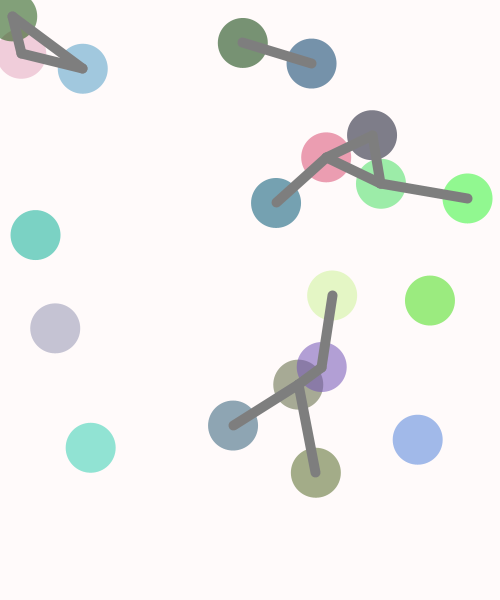
Frame 1 (no input)
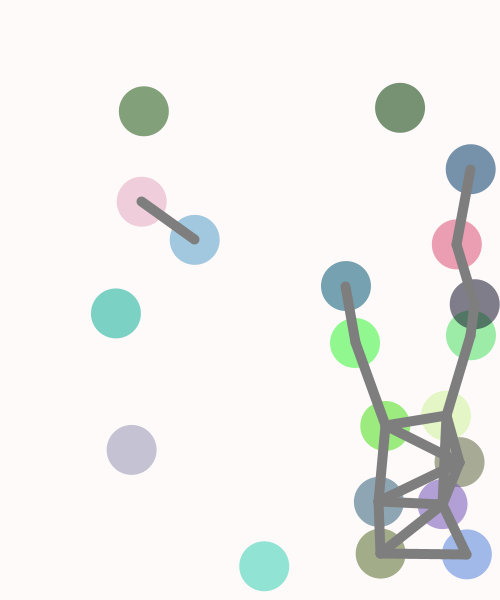
Frame 60 (the mouse pressed at the canvas centre just before this capture)
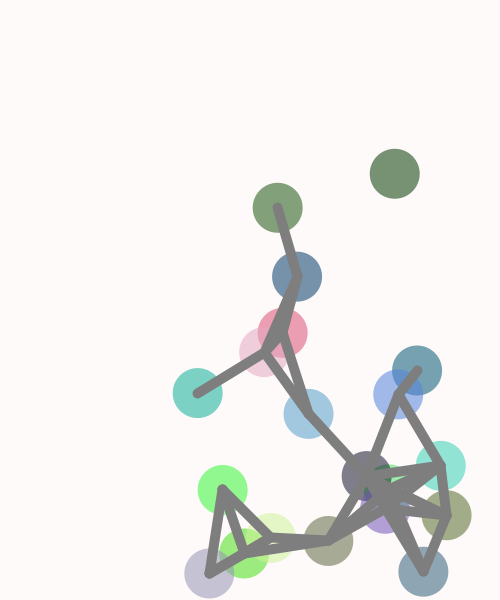
Frame 120 (the mouse held since frame 60 and released just before this capture)

The Processing sketch that drew these frames (run headless with seeded random() and noise(); from frame 60 on, the mouse is pressed at the canvas centre):

// Processing sketch: bouncingBall
// ── bouncingBall.pde
int nbBalls = 20;
int minDistance = 90;
Ball[] balls = new Ball[nbBalls];

void setup() {
  size(500,600);
  for(int i=0 ; i<nbBalls ; i++) {
    balls[i] = new Ball();
  }
}

void draw() {
  background(255,250,250);
  
  for(int i=0 ; i<nbBalls ; i++) {
    balls[i].bounce();
    balls[i].display();
  }
  
  for (int i=0 ; i<nbBalls-1 ; i++) {
    for(int j=i+1 ; j<nbBalls ; j++) {
      strokeWeight(10);
      stroke(126);
      balls[i].link(balls[j]);
    }
  }
}

class Ball {
  float posX, posY;
  float diam;
  float speedX, speedY;
  float r, g, b;
  float distance;
  
  Ball() {
    posX = random(width);
    posY = random(height);
    diam = 50;
    speedX = random(1,3);
    speedY = random(1,3);
    r = random(255);
    g = random(255);
    b = random(255);
  }
  
  void bounce() {
    // update position : go left/right or top/down
    posX = posX + speedX;
    posY = posY + speedY;
    // bounce : if end of the canvas change direction
    if(posX > width-diam/2 || posX < 0) {
      speedX = speedX*-1;
    }
    if(posY > height-diam/2 || posY < 0) {
      speedY = speedY*-1;
    }
  }
  
  void link(Ball b2) {
    // distance between two balls
    distance = sqrt(pow(posX-b2.posX,2)+pow(posY-b2.posY,2));
    if(distance < minDistance) {
      line(posX, posY, b2.posX, b2.posY);
    }
  }
  
  void display() {
    noStroke();
    fill(r,g,b,140);
    circle(posX,posY,diam);
  }
}
